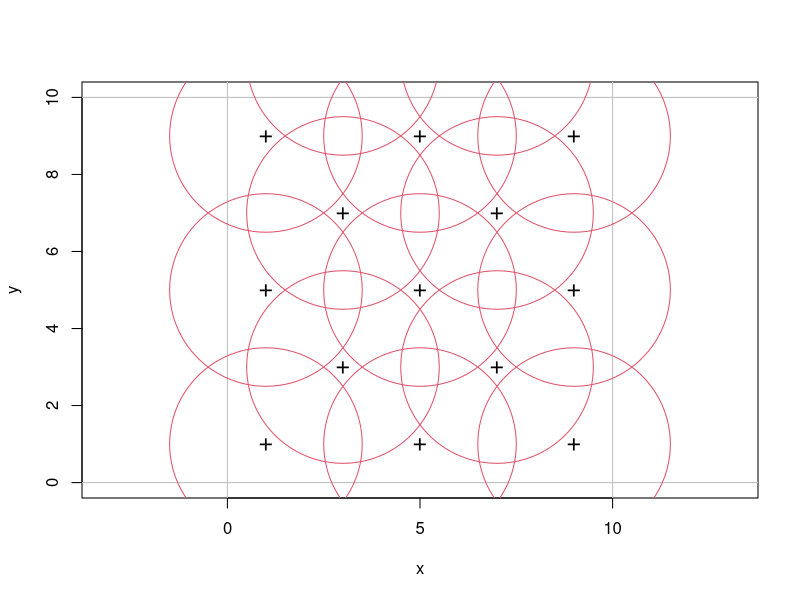

Source code (R):
# Isometric grid
xmin <- 0
xmax <- 10
ymin <- xmin
ymax <- xmax
Ngrid <- 3^2
x_vals <- seq(from = xmin + 1, to = xmax + 1, length = 2*sqrt(Ngrid))
y_vals <- seq(from = ymin + 1, to = ymax + 1, length = 2*sqrt(Ngrid))
isometric_grid <- rbind(
  expand.grid(x = x_vals[seq(from=1,to=length(x_vals),by=2)],
              y = y_vals[seq(from=1,to=length(y_vals),by=2)]),
  expand.grid(x = x_vals[seq(from=2,to=length(x_vals),by=2)],
              y = y_vals[seq(from=2,to=length(y_vals),by=2)])
)
isometric_grid <- isometric_grid[isometric_grid$x < xmax,]
plot(isometric_grid, asp = 1, pch = "+", cex = 1.5, xlim = c(0,10), ylim = c(0,10))
abline(v = c(0,10), h = c(0,10), col = "gray")
for(g in 1:nrow(isometric_grid)) plotrix::draw.circle(x = isometric_grid[g,1], y = isometric_grid[g,2], radius = 2.5, border = 2)
